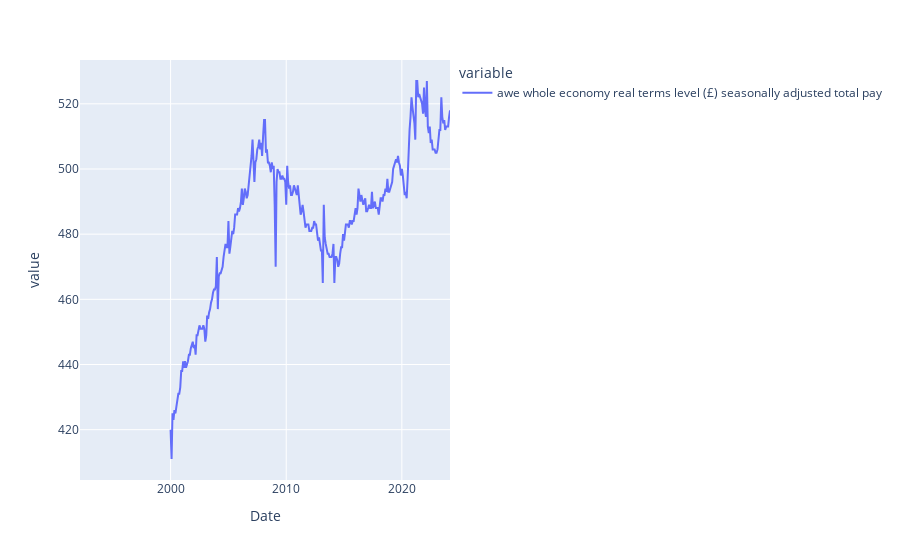

Here is the notebook cell this chart was saved with:
### Markdown cell above
### 2.1. Pay

### Code cell
lfs_df['awe whole economy real terms level (£) seasonally adjusted total pay'].plot()

### Figure 1 — Plotly figure (JSON) as saved in the notebook; plotly's stock layout.template omitted (floating-point values rounded to 4 significant figures; data arrays with more than 128 entries replaced by an {"elided": "..."} marker saying what was removed)
{"data": [{"hovertemplate": "variable=awe whole economy real terms level (£) seasonally adjusted total pay<br>Date=%{x}<br>value=%{y}<extra></extra>", "legendgroup": "awe whole economy real terms level (£) seasonally adjusted total pay", "line": {"color": "#636efa", "dash": "solid"}, "marker": {"symbol": "circle"}, "mode": "lines", "name": "awe whole economy real terms level (£) seasonally adjusted total pay", "orientation": "v", "showlegend": true, "type": "scatter", "x": {"elided": "385 str values"}, "xaxis": "x", "y": {"elided": "385 int values"}, "yaxis": "y"}], "layout": {"legend": {"title": {"text": "variable"}, "tracegroupgap": 0}, "margin": {"t": 60}, "xaxis": {"anchor": "y", "domain": [0, 1], "title": {"text": "Date"}}, "yaxis": {"anchor": "x", "domain": [0, 1], "title": {"text": "value"}}}}
